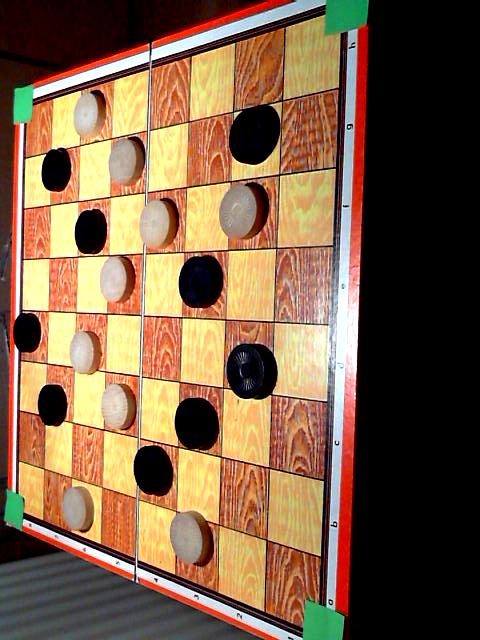
#> input picture BoardRecognizer/tests/state1.png, 480 x 640 px, given in place of the camera
$ python PieceRecognizer.py   (Python 2 division)   (older library calls are emulated)
#> lines starting #> are read from the running program, lines starting #| are printed output that depends on the picture
#!/usr/bin/env python

import sys
import numpy as np
import cv2

font = cv2.FONT_HERSHEY_SIMPLEX

#initialize cap
cap = cv2.VideoCapture(1)
cap.set(cv2.cv.CV_CAP_PROP_FPS, 1)

cap.set(cv2.cv.CV_CAP_PROP_FRAME_WIDTH, 2000)
cap.set(cv2.cv.CV_CAP_PROP_FRAME_HEIGHT, 2000)

print "Frame Size: ", cap.get(3), "x", cap.get(4)

while(True):
    #capture frame by frame
    _, frame = cap.read()
#> frame is the input picture: shape (640, 480, 3); mean B, G, R 69.2, 95.5, 124

    #Smoothing
    frame = cv2.bilateralFilter(frame, 10, 50, 50)

    #operations on the frame come here
    gray = cv2.cvtColor(frame, cv2.COLOR_BGR2GRAY)
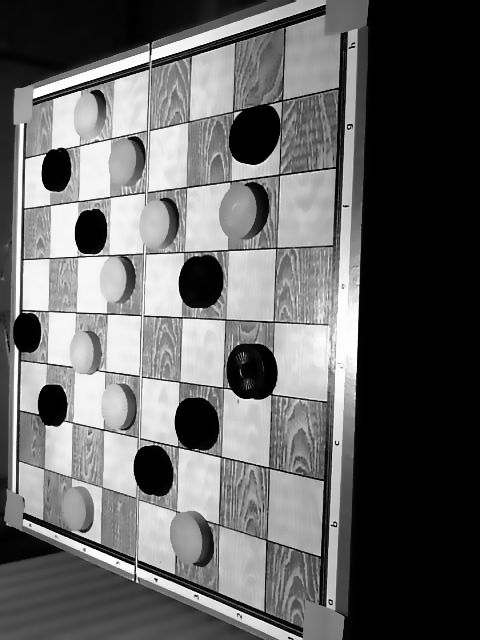
#> gray: shape (640, 480); min 0, max 255, mean 101

    # Mask
    #mask = cv2.cvtColor(frame, cv2.COLOR_BGR2GRAY)

    # Section Edge Detection
    #gray = cv2.Canny(gray, 50, 250, apertureSize=3, L2gradient=True)

    circles = cv2.HoughCircles(gray, cv2.cv.CV_HOUGH_GRADIENT, 1, 20,
                                param1=50, param2=20, minRadius=0, maxRadius = 60)
#> circles = 242 rows, first 8: [275.5, 373.5, 52.7], [238.5, 122.5, 58.3], [265.5, 121.5, 56.1], [299.5, 363.5, 58.3], [97.5, 344.5, 58.3], [269.5, 520.5, 52.7], [237.5, 283.5, 58.3], [266.5, 151.5, 58.3]

    if circles is not None:
        circles = np.uint16(np.around(circles))
#> circles = 242 rows, first 8: [276, 374, 53], [238, 122, 58], [266, 122, 56], [300, 364, 58], [98, 344, 58], [270, 520, 53], [238, 284, 58], [266, 152, 58]
        for i in circles[0,:]:
#> (the run stopped early here; a loop or call above may not have finished)

$ run again, on BoardRecognizer/tests/state3.png
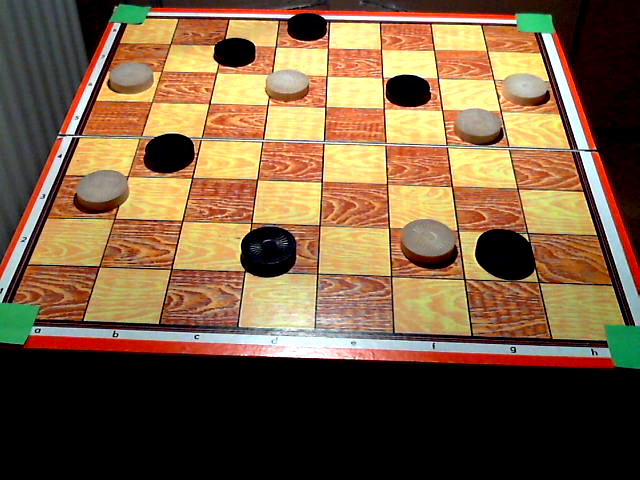
#> input picture BoardRecognizer/tests/state3.png, 640 x 480 px, given in place of the camera
#> frame is the input picture: shape (480, 640, 3); mean B, G, R 63.4, 92.5, 120.6
#> `gray = cv2.cvtColor(frame, cv2.COLOR_BGR2GRAY)`:
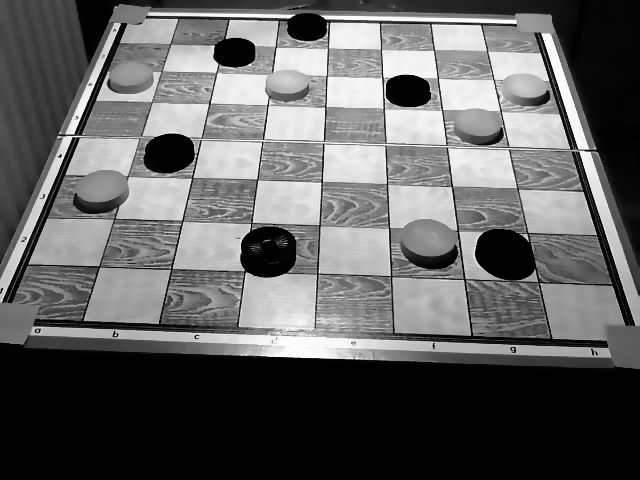
#> gray: shape (480, 640); min 0, max 255, mean 97.5
#> `circles = cv2.HoughCircles(gray, cv2.cv.CV_HOUGH_GRADIENT, 1, 20, para..`: circles = 245 rows, first 8: [331.5, 270.5, 58.3], [294.5, 97.5, 58.3], [352.5, 269.5, 52.7], [115.5, 274.5, 58.3], [424.5, 216.5, 58.3], [518.5, 253.5, 58.3], [354.5, 239.5, 58.3], [193.5, 232.5, 58.3]
#> `circles = np.uint16(np.around(circles))`: circles = 245 rows, first 8: [332, 270, 58], [294, 98, 58], [352, 270, 53], [116, 274, 58], [424, 216, 58], [518, 254, 58], [354, 240, 58], [194, 232, 58]

$ run again, on BoardRecognizer/tests/state4.png
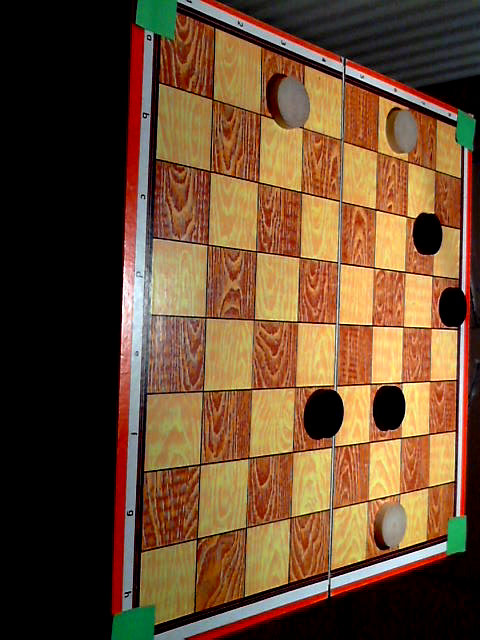
#> input picture BoardRecognizer/tests/state4.png, 480 x 640 px, given in place of the camera
#> frame is the input picture: shape (640, 480, 3); mean B, G, R 47, 73.5, 104.1
#> `gray = cv2.cvtColor(frame, cv2.COLOR_BGR2GRAY)`:
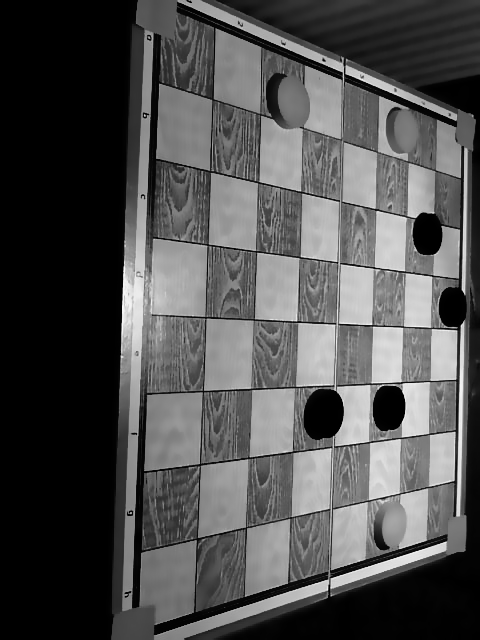
#> gray: shape (640, 480); min 0, max 251, mean 79.5
#> `circles = cv2.HoughCircles(gray, cv2.cv.CV_HOUGH_GRADIENT, 1, 20, para..`: circles = 227 rows, first 8: [217.5, 223.5, 58.3], [234.5, 361.5, 56.1], [214.5, 336.5, 59.4], [269.5, 264.5, 58.3], [243.5, 197.5, 58.3], [245.5, 217.5, 51.6], [182.5, 294.5, 58.3], [294.5, 131.5, 59.4]
#> `circles = np.uint16(np.around(circles))`: circles = 227 rows, first 8: [218, 224, 58], [234, 362, 56], [214, 336, 59], [270, 264, 58], [244, 198, 58], [246, 218, 52], [182, 294, 58], [294, 132, 59]
